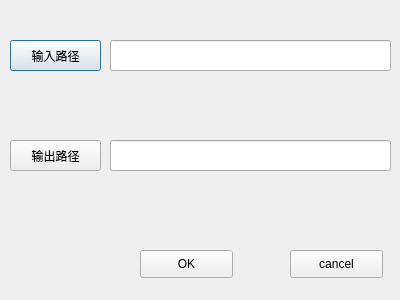
<?xml version="1.0" encoding="UTF-8"?>
<ui version="4.0">
 <class>Dialog</class>
 <widget class="QDialog" name="Dialog">
  <property name="geometry">
   <rect>
    <x>0</x>
    <y>0</y>
    <width>400</width>
    <height>300</height>
   </rect>
  </property>
  <property name="windowTitle">
   <string>大气校正</string>
  </property>
  <widget class="QPushButton" name="pushButton_input">
   <property name="geometry">
    <rect>
     <x>10</x>
     <y>40</y>
     <width>91</width>
     <height>31</height>
    </rect>
   </property>
   <property name="text">
    <string>输入路径</string>
   </property>
  </widget>
  <widget class="QLineEdit" name="lineEdit_input">
   <property name="geometry">
    <rect>
     <x>110</x>
     <y>40</y>
     <width>281</width>
     <height>31</height>
    </rect>
   </property>
  </widget>
  <widget class="QPushButton" name="pushButton_output">
   <property name="geometry">
    <rect>
     <x>10</x>
     <y>140</y>
     <width>91</width>
     <height>31</height>
    </rect>
   </property>
   <property name="text">
    <string>输出路径</string>
   </property>
  </widget>
  <widget class="QLineEdit" name="lineEdit_output">
   <property name="geometry">
    <rect>
     <x>110</x>
     <y>140</y>
     <width>281</width>
     <height>31</height>
    </rect>
   </property>
  </widget>
  <widget class="QPushButton" name="pushButton_ok">
   <property name="geometry">
    <rect>
     <x>140</x>
     <y>250</y>
     <width>93</width>
     <height>28</height>
    </rect>
   </property>
   <property name="text">
    <string>OK</string>
   </property>
  </widget>
  <widget class="QPushButton" name="pushButton_cancel">
   <property name="geometry">
    <rect>
     <x>290</x>
     <y>250</y>
     <width>93</width>
     <height>28</height>
    </rect>
   </property>
   <property name="text">
    <string>cancel</string>
   </property>
  </widget>
 </widget>
 <resources/>
 <connections/>
</ui>
